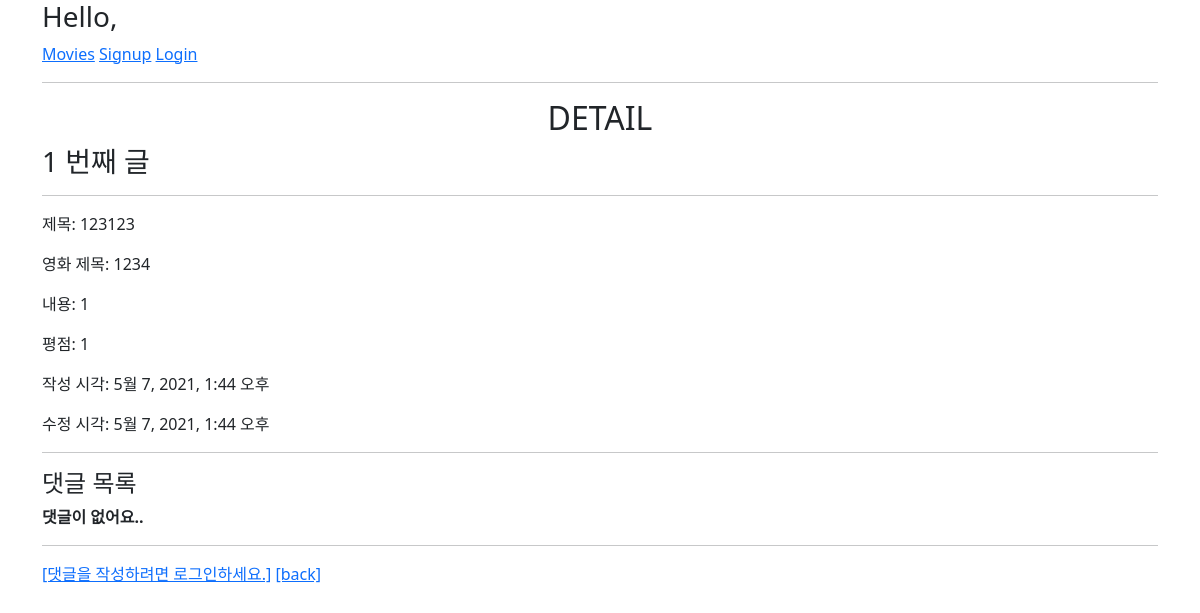
Screenshot of /community/1/ with the database file from the repository.
### community/models.py (models this page shows)
class Review(models.Model):
    title = models.CharField(max_length=100)
    movie_title = models.CharField(max_length=50)
    rank = models.IntegerField()
    content = models.TextField()
    created_at = models.DateTimeField(auto_now_add=True)
    updated_at = models.DateTimeField(auto_now=True)
    user = models.ForeignKey(settings.AUTH_USER_MODEL, on_delete=models.CASCADE)
    like_users = models.ManyToManyField(settings.AUTH_USER_MODEL, related_name='like_reviews')

### community/views.py (the view)
# urls.py: path('<int:review_pk>/', views.detail, name='detail'),
@require_GET
def detail(request, review_pk):
    review = get_object_or_404(Review, pk=review_pk)
    comments = review.comment_set.all()
    comment_form = CommentForm()
    context = {
        'review': review,
        'comment_form': comment_form,
        'comments': comments,
    }
    return render(request, 'community/detail.html', context)

### community/templates/community/detail.html (shortened to what this page needs)
{% extends 'base.html' %}
{% block content %}
  <h2 class="text-center">DETAIL</h2>
  <h3>{{ review.pk }} 번째 글</h3>
  <hr>
  <p>제목: {{ review.title }}</p>
  <p>영화 제목: {{ review.movie_title }}</p>
  <p>내용: {{ review.content }}</p>
  <p>평점: {{ review.rank }}</p>
  <p>작성 시각: {{ review.created_at }}</p>
  <p>수정 시각: {{ review.updated_at }}</p>
  <hr>
  <h4>댓글 목록</h4>
  {% for comment in comments %}
    <div>
      {{ comment.user }} - {{ comment.content }}
    </div>
  {% empty %}
    <p><b>댓글이 없어요..</b></p>
  {% endfor %}
  <hr>
  {% if request.user.is_authenticated %}
    <form action="{% url 'community:create_comment' review.pk %}" method="POST">
      {% csrf_token %}
      {{ comment_form }}
      <input type="submit">
    </form>
  {% else %}
    <a href="{% url 'accounts:login' %}">[댓글을 작성하려면 로그인하세요.]</a>
  {% endif %}
  <a href="{% url 'community:index' %}">[back]</a>
{% endblock  %}

### rows the page displays
Review: pk "1", title "123123", movie_title "1234", content "1", rank "1", created_at "5월 7, 2021, 1:44 오후", updated_at "5월 7, 2021, 1:44 오후"
